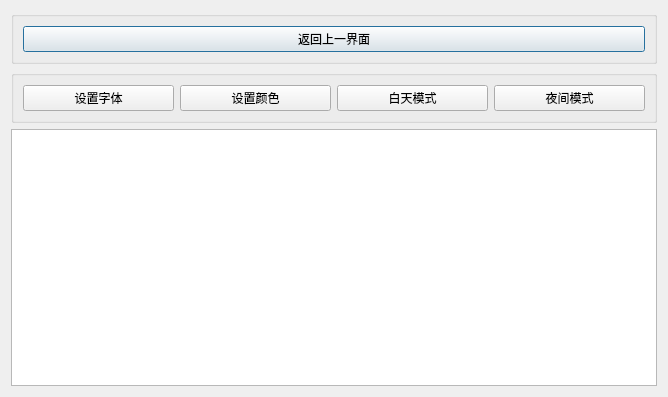
<?xml version="1.0" encoding="UTF-8"?>
<ui version="4.0">
 <class>DialogBookcontent</class>
 <widget class="QDialog" name="DialogBookcontent">
  <property name="geometry">
   <rect>
    <x>0</x>
    <y>0</y>
    <width>668</width>
    <height>397</height>
   </rect>
  </property>
  <property name="windowTitle">
   <string>Dialog</string>
  </property>
  <layout class="QGridLayout" name="gridLayout_3">
   <item row="0" column="0">
    <widget class="QGroupBox" name="groupBox_2">
     <property name="title">
      <string/>
     </property>
     <layout class="QGridLayout" name="gridLayout_2">
      <item row="0" column="0">
       <widget class="QPushButton" name="pushButton">
        <property name="text">
         <string>返回上一界面</string>
        </property>
       </widget>
      </item>
     </layout>
    </widget>
   </item>
   <item row="1" column="0">
    <widget class="QGroupBox" name="groupBox">
     <property name="title">
      <string/>
     </property>
     <layout class="QGridLayout" name="gridLayout">
      <item row="0" column="0">
       <widget class="QPushButton" name="btnFont">
        <property name="text">
         <string>设置字体</string>
        </property>
       </widget>
      </item>
      <item row="0" column="1">
       <widget class="QPushButton" name="btnColor">
        <property name="text">
         <string>设置颜色</string>
        </property>
       </widget>
      </item>
      <item row="0" column="2">
       <widget class="QPushButton" name="btnDay">
        <property name="text">
         <string>白天模式</string>
        </property>
       </widget>
      </item>
      <item row="0" column="3">
       <widget class="QPushButton" name="btnNight">
        <property name="text">
         <string>夜间模式</string>
        </property>
       </widget>
      </item>
     </layout>
    </widget>
   </item>
   <item row="2" column="0">
    <widget class="QTextEdit" name="textEdit"/>
   </item>
  </layout>
 </widget>
 <resources/>
 <connections/>
</ui>
